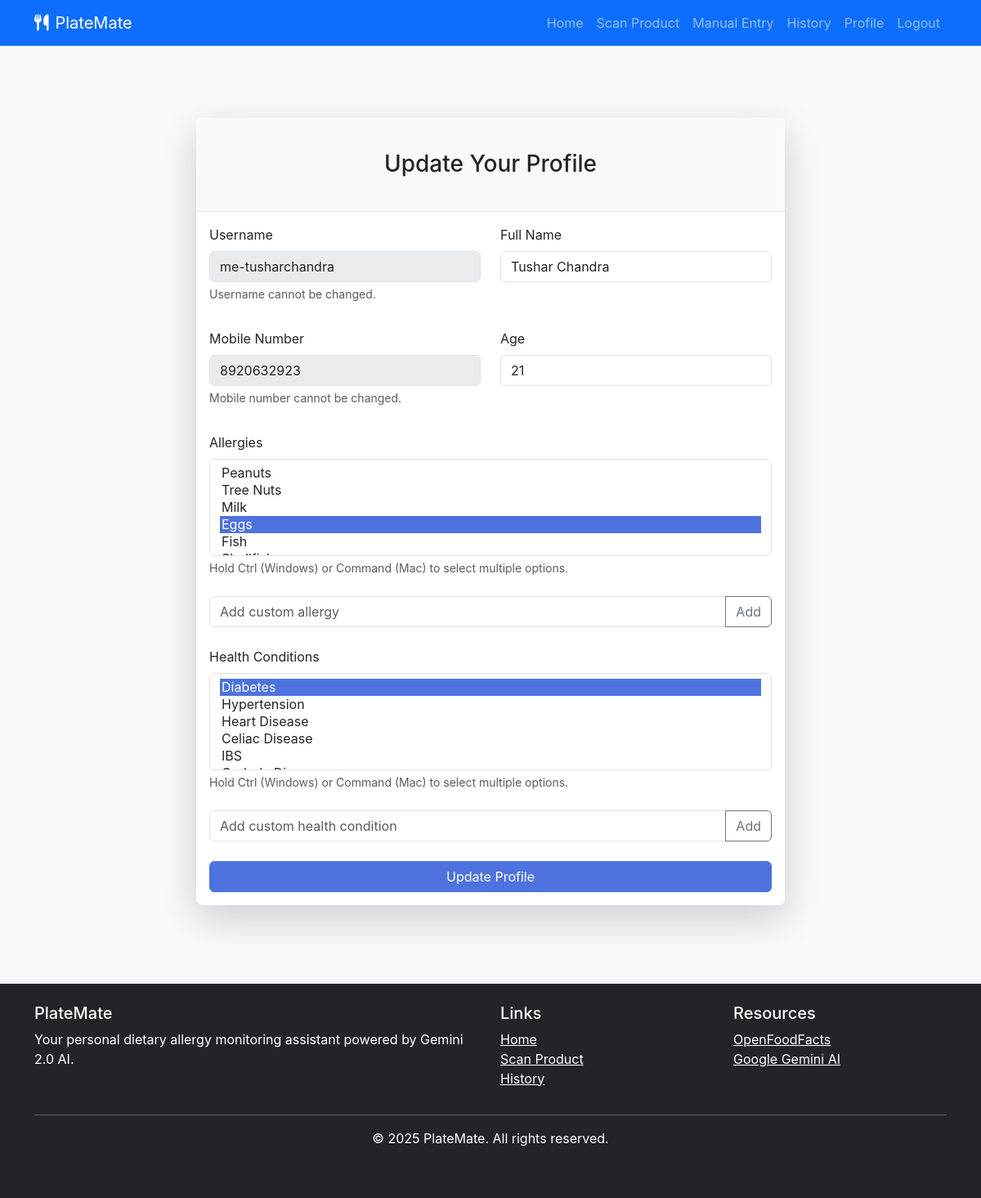
The app's page /profile (signed in) with its own data.
### app.py (models this page shows)
class User(db.Model):
    id = db.Column(db.Integer, primary_key=True)
    username = db.Column(db.String(120), unique=True, nullable=False)
    name = db.Column(db.String(120), nullable=False)
    mobile = db.Column(db.String(20), unique=True, nullable=False)
    age = db.Column(db.Integer, nullable=False)
    allergies = db.Column(db.String(255), default="")
    health_conditions = db.Column(db.String(255), default="")
    saved_products = db.relationship('SavedProduct', backref='user', lazy=True)

### app.py (the view, shortened to what this page needs)
@app.route('/profile', methods=['GET', 'POST'])
def profile():
    if 'user_id' not in session:
        flash("Please log in to access your profile.", "warning")
        return redirect(url_for('login'))
    user = User.query.get(session['user_id'])
    if not user:
        session.clear()
        flash("User not found. Please log in again.", "danger")
        return redirect(url_for('login'))
    user_allergies = [a.strip() for a in user.allergies.split(",")] if user.allergies else []
    user_health = [h.strip() for h in user.health_conditions.split(",")] if user.health_conditions else []
    return render_template(
        'profile.html',
        user=user,
        user_allergies=user_allergies,
        user_health=user_health,
        suggested_allergies=SUGGESTED_ALLERGIES,
        suggested_health=SUGGESTED_HEALTH_CONDITIONS
    )

### app.py (called while the page is built)
@app.context_processor
def inject_now():
    return {'now': datetime.now()}

### templates/profile.html (shortened to what this page needs)
{% extends 'base.html' %}
{% block content %}
<div class="container">
    <div class="row justify-content-center">
        <div class="col-lg-8">
            <div class="card shadow-lg border-0 rounded-lg mt-5">
                <div class="card-header">
                    <h3 class="text-center font-weight-light my-4">Update Your Profile</h3>
                </div>
                <div class="card-body">
                    <form method="POST" action="{{ url_for('profile') }}">
                        <div class="row mb-3">
                            <div class="col-md-6">
                                <div class="mb-3">
                                    <label for="username" class="form-label">Username</label>
                                    <input type="text" class="form-control" id="username" value="{{ user.username }}" disabled>
                                    <div class="form-text">Username cannot be changed.</div>
                                </div>
                            </div>
                            <div class="col-md-6">
                                <div class="mb-3">
                                    <label for="name" class="form-label">Full Name</label>
                                    <input type="text" class="form-control" id="name" name="name" value="{{ user.name }}" required>
                                </div>
                            </div>
                        </div>
                        <div class="row mb-3">
                            <div class="col-md-6">
                                <div class="mb-3">
                                    <label for="mobile" class="form-label">Mobile Number</label>
                                    <input type="text" class="form-control" id="mobile" value="{{ user.mobile }}" disabled>
                                    <div class="form-text">Mobile number cannot be changed.</div>
                                </div>
                            </div>
                            <div class="col-md-6">
                                <div class="mb-3">
                                    <label for="age" class="form-label">Age</label>
                                    <input type="number" class="form-control" id="age" name="age" value="{{ user.age }}" min="1" max="120" required>
                                </div>
                            </div>
                        </div>
                        <div class="mb-4">
                            <label for="allergies" class="form-label">Allergies</label>
                            <select multiple class="form-select" id="allergies" name="allergies" size="5">
                                {% for allergy in suggested_allergies %}
                                    <option value="{{ allergy }}" {% if allergy in user_allergies %}selected{% endif %}>
                                        {{ allergy }}
                                    </option>
                                {% endfor %}
                            </select>
                            <div class="form-text">Hold Ctrl (Windows) or Command (Mac) to select multiple options.</div>
                        </div>
                        <div class="input-group mb-4">
                            <input type="text" class="form-control" id="custom_allergy" placeholder="Add custom allergy">
                            <button class="btn btn-outline-secondary" type="button" id="add_custom_custom_allergy">Add</button>
                        </div>
                        <div class="mb-4">
                            <label for="health_conditions" class="form-label">Health Conditions</label>
                            <select multiple class="form-select" id="health_conditions" name="health_conditions" size="5">
                                {% for condition in suggested_health %}
                                    <option value="{{ condition }}" {% if condition in user_health %}selected{% endif %}>
                                        {{ condition }}
                                    </option>
                                {% endfor %}
                            </select>
                            <div class="form-text">Hold Ctrl (Windows) or Command (Mac) to select multiple options.</div>
                        </div>
                        <div class="input-group mb-4">
                            <input type="text" class="form-control" id="custom_health" placeholder="Add custom health condition">
                            <button class="btn btn-outline-secondary" type="button" id="add_custom_custom_health">Add</button>
                        </div>
                        <div class="mt-4 mb-0">
                            <div class="d-grid">
                                <button type="submit" class="btn btn-primary btn-block">Update Profile</button>
                            </div>
                        </div>
                    </form>
                </div>
            </div>
        </div>
    </div>
</div>
{% endblock %}

### static/css/style.css (style rules this page uses)
:root { --primary-color: #4e73df; --secondary-color: #1cc88a; --danger-color: #e74a3b; --warning-color: #f6c23e; --info-color: #36b9cc; --dark-color: #5a5c69; --light-color: #f8f9fc; }
body { font-family: 'Nunito', -apple-system, BlinkMacSystemFont, 'Segoe UI', Roboto, 'Helvetica Neue', Arial, sans-serif; background-color: #f8f9fc; color: #333; }
.card { border: none; border-radius: 0.5rem; box-shadow: 0 0.15rem 1.75rem 0 rgba(58, 59, 69, 0.15); margin-bottom: 1.5rem; }
.card-header { background-color: #f8f9fc; border-bottom: 1px solid #e3e6f0; padding: 1rem 1.25rem; }
.btn-primary { background-color: var(--primary-color); border-color: var(--primary-color); }

### templates/profile.html (style rules this page uses)
option.selected { background-color: #4e73df; color: white; }
select[multiple] { overflow-y: auto; }

### records on screen
User: username "me-tusharchandra", name "Tushar Chandra", mobile "8920632923", age "21"

### other values on screen
form field allergies "Peanuts / Tree Nuts / Milk / Eggs ☑ / Fish"
form field health_conditions "Diabetes ☑ / Hypertension / Heart Disease / Celiac Disease / IBS"
